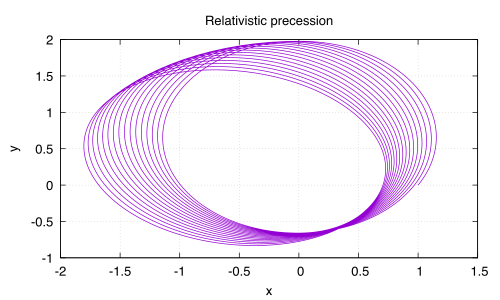

gnuplot code for this plot:
set terminal pdfcairo enhanced font "Helvetica,14"
set output "star3.pdf"

set title "Relativistic precession"
set xlabel "x"
set ylabel "y"
set grid

plot "star3.dat" using (1/$2)*cos($1):(1/$2)*sin($1) with lines notitle 
